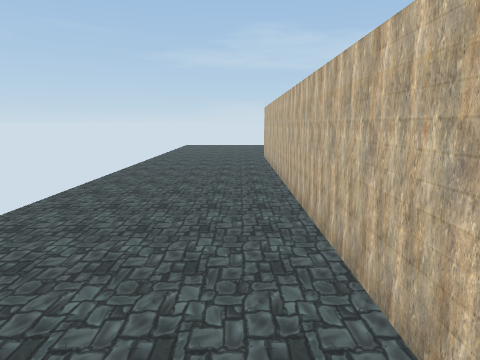
view 1 (above)

16 first-person views from a walk through a 3-D level made in the Unity game engine. The camera is 1.3 m above the floor, tilts 10° down and sees 75° across. The floor is counted in squares, 1 m on a side. Each view is taken from the middle of a square. On the plan, view 1 faces up. The plan holds only what a view shows up to about 14 squares ahead; the rest is blank. The place goes on beyond the plan. The player is left out.

view 2
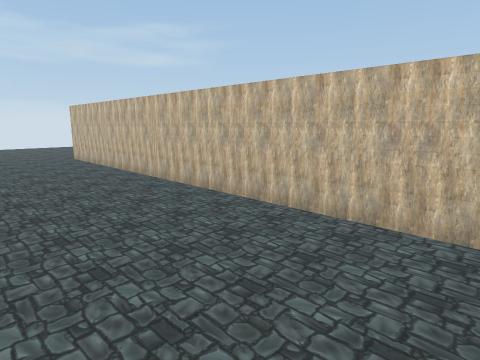

view 3
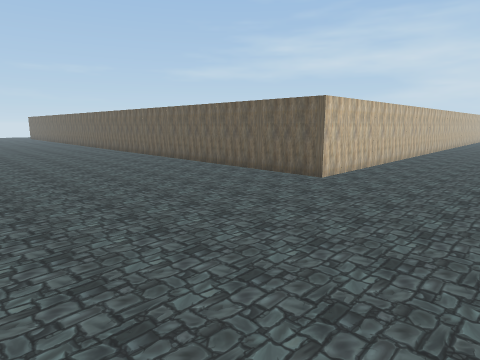

view 4
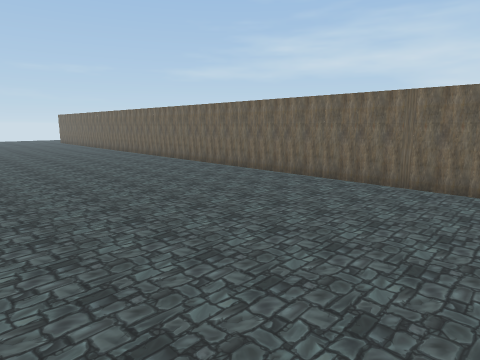

view 5
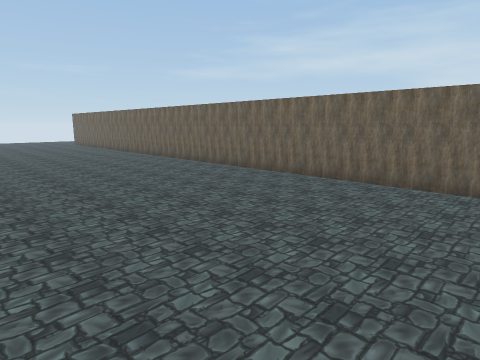

view 6
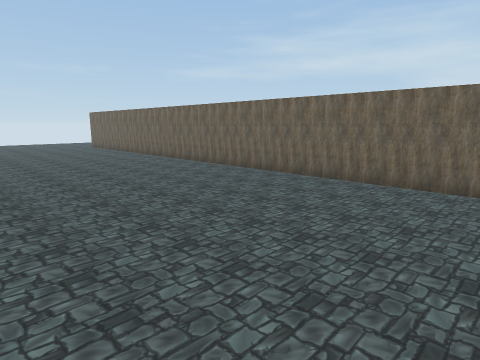

view 7
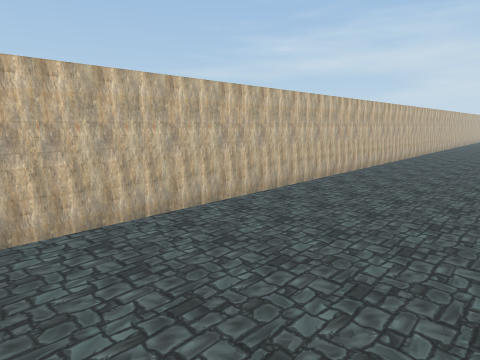

view 8
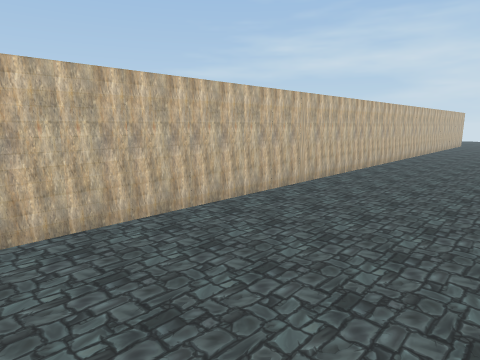

view 9
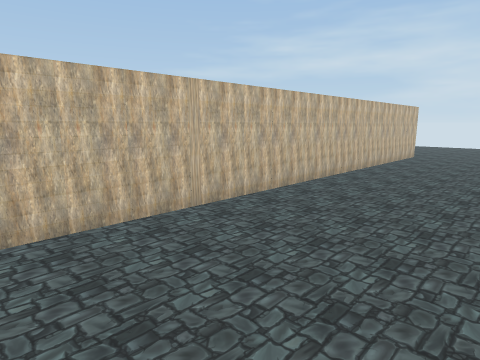

view 10
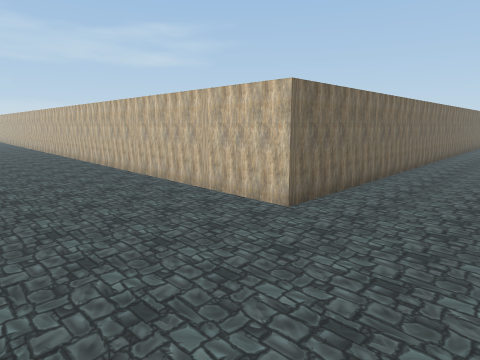

view 11
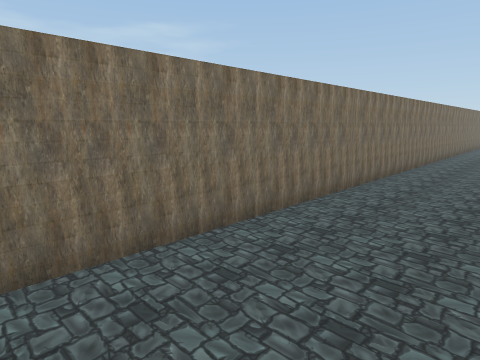

view 12
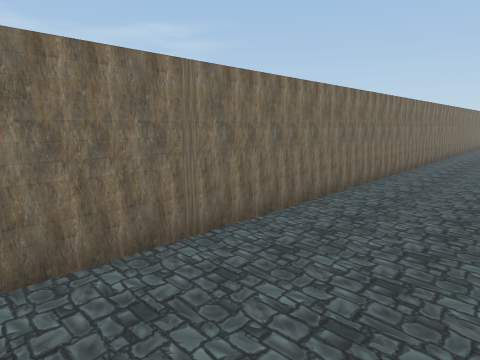

view 13
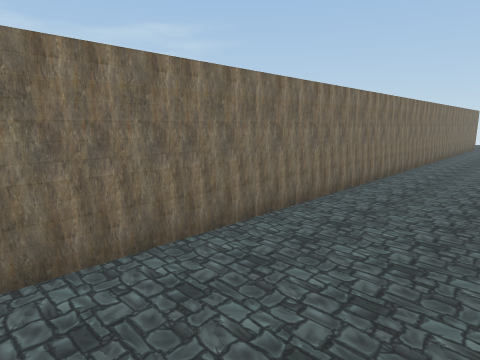

view 14
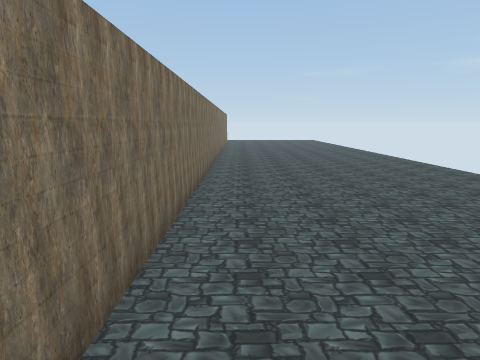

view 15
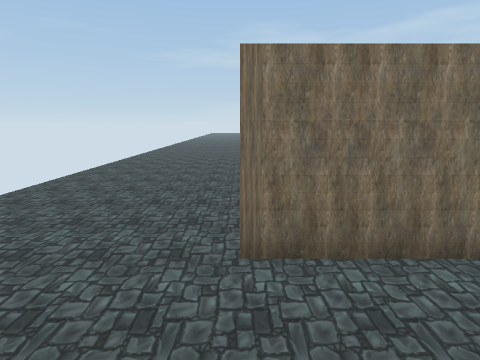

view 16
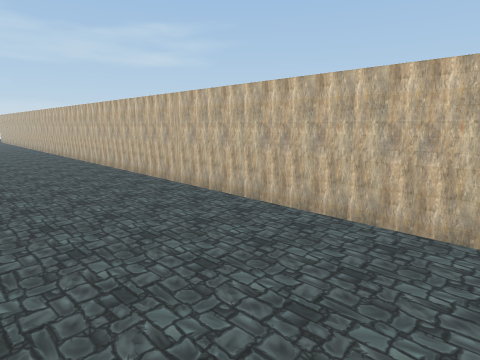

### Floor plan
Points are (right, up) in squares from view 1. A wall is a line through its corners. A room is listed if a view was taken in it or the views show most of it. See-through windows are left out.
Room 1 (views 1, 2, 3, 4, 5, 6, 7, 8, 9, 10, 11, 12, 13, 14, 15, 16)
walls: (1, -9) (1, -8.4); (1, 1.4) (1, 2.6); (1, -12.6) (1, -12); (1, -18) (1, -17); (9.1, 13.1) (10, 13.1); (1, -21) (1, -20); (6.4, 13.1) (7, 13.1); (20.4, 13.1) (21, 13.1); (1, -24) (1, -23); (11.1, -27.1) (10.4, -27.1); (21.1, -27.1) (19.4, -27.1)
objects: other object (1, -27) to (2, -26); other object (1, -25) to (2, -25); other object (1, -22) to (2, -22); other object (1, -19) to (2, -19); other object (1, -16) to (2, -16); other object (1, -15) to (2, -15); other object (1, -14); other object (1, -13); other object (1, -11) to (2, -11); other object (1, -10) to (2, -10); other object (1, -8) to (1, -7); other object (1, -6); other object (1, -5) to (1, -4); other object (1, -3); other object (1, -2) to (2, -1); other object (1, 0); other object (1, 1) to (2, 1); other object (1, 3) to (1, 4); other object (1, 5) to (2, 5); other object (1, 6) to (2, 6); other object (1, 7) to (2, 8); other object (1, 9) to (2, 10); other object (1, 11); other object (1, 12) to (2, 12); other object (1, 13); other object (2, -26); other object (2, -24); other object (2, -21); other object (2, -18); other object (2, -9); other object (2, 13) to (3, 13); other object (3, -27) to (4, -26); other object (4, 13); other object (5, -27) to (5, -26); other object (5, 13); other object (6, -27) to (7, -26); other object (6, 13); other object (8, -27); other object (8, 12) to (8, 13); other object (9, -27); other object (9, 12); other object (10, -27); other object (11, -27) to (12, -26); other object (11, 13); other object (12, 12) to (13, 13); other object (13, -27); other object (14, -27); other object (14, 13); other object (15, -27) to (16, -26); other object (15, 12) to (15, 13); other object (16, 13); other object (17, -27); other object (17, 13) to (18, 13); other object (18, -27) to (18, -26); other object (19, -27); other object (19, 13); other object (20, 13); other object (21, -27) to (22, -26); other object (22, 13); other object (23, -27) to (23, -26); other object (23, 12) to (23, 13)

Where each view was taken, in squares from view 1:
view 1: 0 up, 0 right, facing up
view 2: 0 up, 3 left, facing up-right
view 3: 20 up, 3 left, facing down-right
view 4: 20 up, 6 right, facing down-right
view 5: 20 up, 9 right, facing down-right
view 6: 20 up, 12 right, facing down-right
view 7: 5 up, 3 left, facing down-right
view 8: 4 down, 3 left, facing down-right
view 9: 13 down, 3 left, facing down-right
view 10: 30 down, 3 left, facing up-right
view 11: 30 down, 1 right, facing up-right
view 12: 30 down, 5 right, facing up-right
view 13: 30 down, 11 right, facing up-right
view 14: 28 down, 9 right, facing right
view 15: 30 down, 1 right, facing up
view 16: 16 down, 3 left, facing up-right
